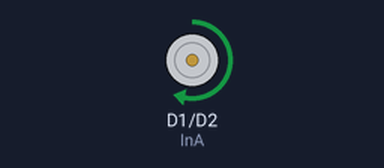
Recording of a sketch running on a simulated ESP8266 (NodeMCU). Parts: motor-driver pin pairs drawn as motors (green arrow = first pin HIGH = forward, orange = second pin HIGH = backward, longer = more drive).

Above: at 0.1 s.
Timing chart, 0 to 1.6 s (numbered marks = the images above):
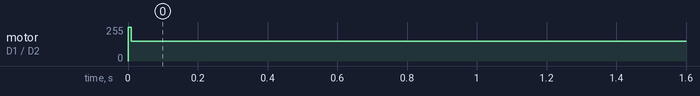

The sketch:

Fan2.ino
```cpp
int InA = D1;
int InB = D2;
void setup() {
   pinMode(InA,OUTPUT);
   pinMode(InB,OUTPUT);
   digitalWrite(InA,LOW);
   digitalWrite(InB,LOW);
   digitalWrite(InA,HIGH);
   delay(10);
   analogWrite(InA,150);
  }

void loop() {
}
```
